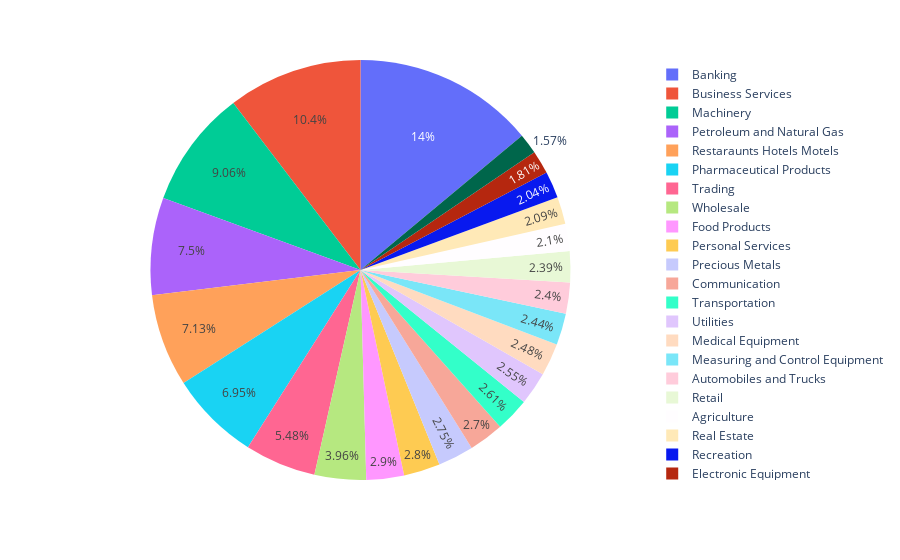

Notebook cell for this chart:
### Markdown cell above
### Long industries

### Code cell
fig = px.pie(longs.dropna(subset=["Value", "famaindustry"]), values="Value", names="famaindustry")
fig.write_image(f"{output_dir}/long_industries.jpeg")
fig.write_html(f"{output_dir}/long_industries.html")
fig.show()

### Figure 1 — Plotly figure (JSON) as saved in the notebook; plotly's stock layout.template omitted (floating-point values rounded to 4 significant figures)
{"data": [{"domain": {"x": [0, 1], "y": [0, 1]}, "hovertemplate": "famaindustry=%{label}<br>Value=%{value}<extra></extra>", "labels": ["Machinery", "Utilities", "Pharmaceutical Products", "Transportation", "Agriculture", "Electronic Equipment", "Banking", "Food Products", "Banking", "Petroleum and Natural Gas", "Petroleum and Natural Gas", "Restaraunts Hotels Motels", "Trading", "Entertainment", "Precious Metals", "Machinery", "Automobiles and Trucks", "Restaraunts Hotels Motels", "Pharmaceutical Products", "Petroleum and Natural Gas", "Business Services", "Measuring and Control Equipment", "Recreation", "Trading", "Banking", "Business Services", "Banking", "Communication", "Medical Equipment", "Real Estate", "Business Services", "Banking", "Personal Services", "Retail", "Business Services", "Wholesale"], "legendgroup": "", "name": "", "showlegend": true, "type": "pie", "values": [35500.0, 21680.0, 21260.0, 22250, 17840.0, 15380.0, 26520.0, 24690.0, 25780.0, 20400.0, 28650.0, 28950.0, 20470.0, 13320.0, 23410.0, 41650.0, 20450.0, 31750.0, 37860.0, 14750.0, 21890.0, 20730.0, 17390.0, 26160.0, 25170.0, 14340.0, 16200.0, 22940.0, 21100.0, 17790.0, 26630.0, 25070.0, 23790.0, 20340.0, 25310.0, 33720.0]}], "layout": {"legend": {"tracegroupgap": 0}, "margin": {"t": 60}}}
